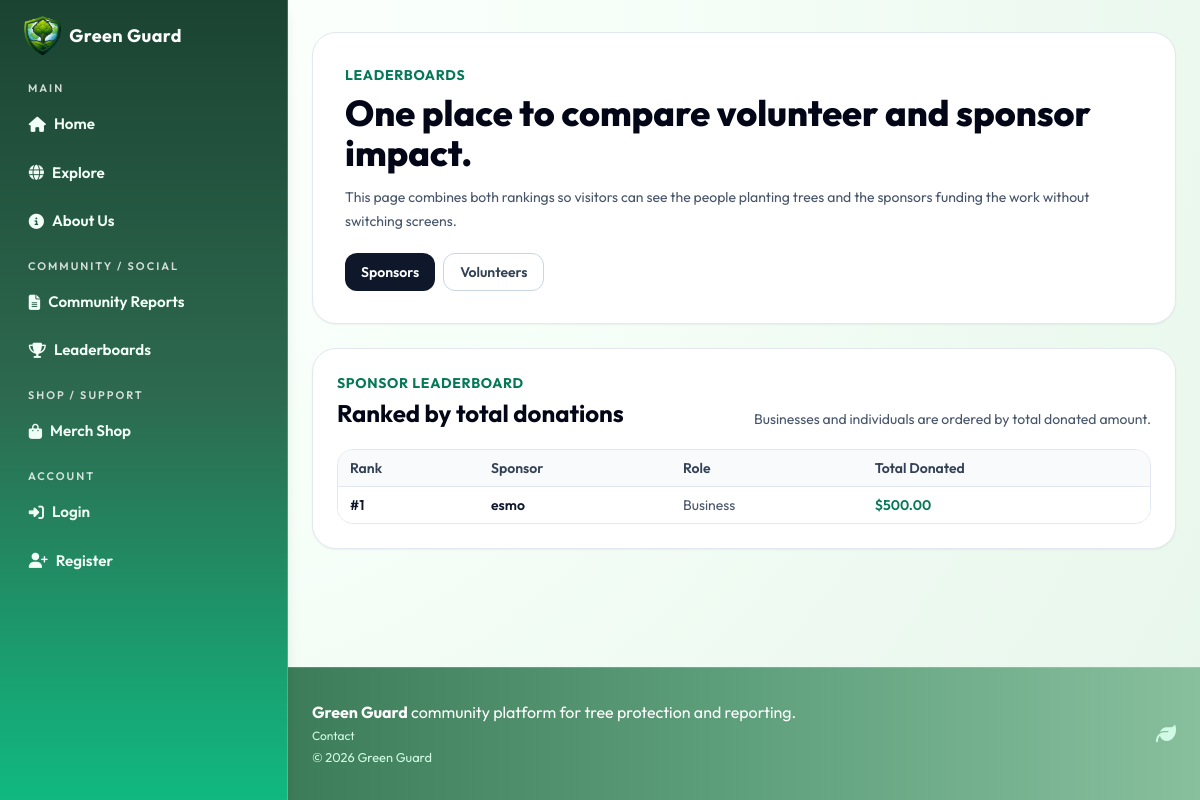
/leaderboard, run on an earlier commit of the app's database.
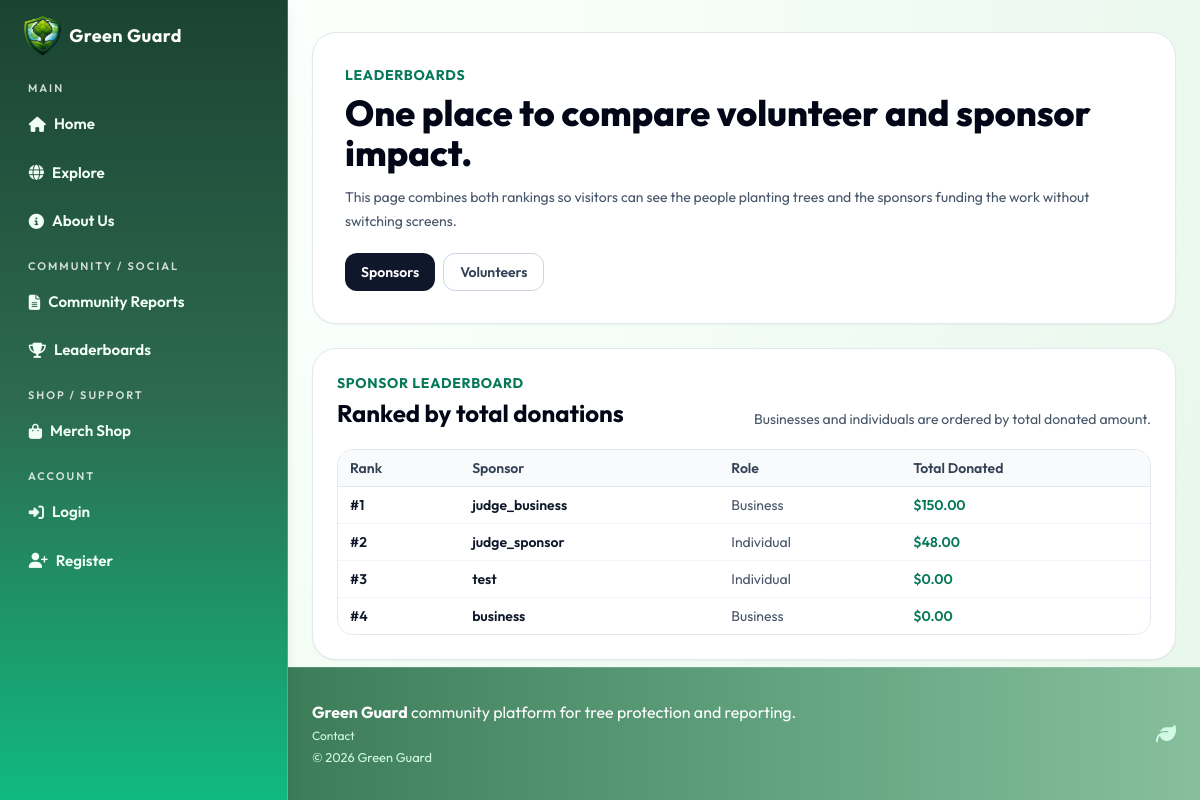
And on a later commit of the database.
### models.py (models this page shows, shortened)
class User(UserMixin, db.Model):
    id = db.Column(db.Integer, primary_key=True)
    username = db.Column(db.String(80), unique=True, nullable=False)
    email = db.Column(db.String(120), unique=True, nullable=False)
    password_hash = db.Column(db.String(255), nullable=False)
    role = db.Column(db.String(30), default="individual", nullable=False)
    is_admin = db.Column(db.Boolean, default=False, nullable=False)
    verification_status = db.Column(
        db.String(20), default="approved", nullable=False
    )
    verified_at = db.Column(db.DateTime)
    verified_by_id = db.Column(db.Integer, db.ForeignKey("user.id"))
    created_at = db.Column(
        db.DateTime, default=datetime.utcnow, nullable=False)
    verified_by = db.relationship(
        "User",
        remote_side=[id],
        foreign_keys=[verified_by_id],
        post_update=True,
    )
    tree_records = db.relationship(
        "TreeRecord", backref="user", lazy=True, cascade="all, delete-orphan"
    )
    cutting_reports = db.relationship(
        "CuttingReport", backref="user", lazy=True, cascade="all, delete-orphan"
    )
    volunteer_signups = db.relationship(
        "VolunteerCampaignSignup", backref="user", lazy=True, cascade="all, delete-orphan"
    )
    support_donations = db.relationship(
        "SupportDonation", backref="user", lazy=True, cascade="all, delete-orphan"
    )
    created_campaigns = db.relationship(
        "Campaign", backref="creator", lazy=True, foreign_keys="Campaign.creator_user_id"
    )
    merch_purchases = db.relationship(
        "MerchPurchase", backref="user", lazy=True, cascade="all, delete-orphan"
    )

### routes/main.py (the view)
@main_bp.route("/leaderboard")
def leaderboard():
    return render_template(
        "shared/leaderboards.html",
        sponsor_leaderboard=_build_sponsor_leaderboard_rows(),
        volunteer_leaderboard=_build_volunteer_leaderboard_rows(),
    )

### routes/main.py (called while the page is built)
def _build_sponsor_leaderboard_rows() -> list[dict]:
    sponsor_users = User.query.filter(
        User.is_admin.is_(False),
        User.role.in_(["business", "individual"]),
    ).all()
    rows = []
    for user in sponsor_users:
        total_amount = sum(
            float(donation.amount)
            for donation in SupportDonation.query.filter_by(user_id=user.id).all()
        )
        rows.append({"user": user, "total_amount": total_amount})
    rows.sort(
        key=lambda item: (
            item["total_amount"],
            item["user"].username.lower(),
        ),
        reverse=True,
    )
    for index, item in enumerate(rows, start=1):
        item["rank"] = index
    return rows

### templates/shared/leaderboards.html (shortened to what this page needs)
{% extends 'base.html' %}
{% block content %}
  <section class="mx-auto mt-8 w-full max-w-6xl px-4 sm:px-6">
    <div class="rounded-3xl border border-slate-200 bg-white p-6 shadow-sm sm:p-8">
      <p class="text-sm font-bold uppercase tracking-wider text-emerald-700">Leaderboards</p>
      <h1 class="mt-2 text-3xl font-extrabold text-slate-950 sm:text-4xl">One place to compare volunteer and sponsor impact.</h1>
      <p class="mt-3 max-w-3xl text-sm leading-6 text-slate-600">This page combines both rankings so visitors can see the people planting trees and the sponsors funding the work without switching screens.</p>
      <div class="mt-5 flex flex-wrap gap-2">
        <button type="button" class="leaderboard-switch rounded-xl bg-slate-900 px-4 py-2 text-sm font-semibold text-white hover:bg-slate-700" data-board-target="sponsors">Sponsors</button>
        <button type="button" class="leaderboard-switch rounded-xl border border-slate-300 px-4 py-2 text-sm font-semibold text-slate-700 hover:bg-slate-100" data-board-target="volunteers">Volunteers</button>
      </div>
    </div>
    <div id="sponsors" class="leaderboard-panel mt-6 rounded-3xl border border-slate-200 bg-white p-6 shadow-sm" data-board-panel="sponsors">
      <div class="flex flex-col gap-2 sm:flex-row sm:items-end sm:justify-between">
        <div>
          <p class="text-sm font-bold uppercase tracking-wider text-emerald-700">Sponsor Leaderboard</p>
          <h2 class="mt-1 text-2xl font-bold text-slate-950">Ranked by total donations</h2>
        </div>
        <p class="text-sm text-slate-600">Businesses and individuals are ordered by total donated amount.</p>
      </div>
      {% if sponsor_leaderboard %}
        <div class="mt-5 overflow-x-auto rounded-2xl border border-slate-200">
          <table class="min-w-full divide-y divide-slate-200 text-sm">
            <thead class="bg-slate-50">
              <tr>
                <th class="px-3 py-2 text-left font-semibold text-slate-700">Rank</th>
                <th class="px-3 py-2 text-left font-semibold text-slate-700">Sponsor</th>
                <th class="px-3 py-2 text-left font-semibold text-slate-700">Role</th>
                <th class="px-3 py-2 text-left font-semibold text-slate-700">Total Donated</th>
              </tr>
            </thead>
            <tbody class="divide-y divide-slate-100 bg-white">
              {% for entry in sponsor_leaderboard %}
                <tr>
                  <td class="px-3 py-2 font-semibold text-slate-900">#{{ entry.rank }}</td>
                  <td class="px-3 py-2 font-semibold text-slate-900">{{ entry.user.username }}</td>
                  <td class="px-3 py-2 text-slate-600">{{ entry.user.role|replace('_', ' ')|title }}</td>
                  <td class="px-3 py-2 font-semibold text-emerald-700">${{ '%.2f'|format(entry.total_amount) }}</td>
                </tr>
              {% endfor %}
            </tbody>
          </table>
        </div>
      {% else %}
        <div class="mt-5 rounded-2xl border border-slate-200 bg-slate-50 p-4 text-sm text-slate-600">No sponsor donations recorded yet.</div>
      {% endif %}
    </div>
  </section>
{% endblock %}

What changed in the data, as far as the page shows it:
no longer on this page (row edited): User: user.username "esmo", user.role "Business"
added User: user.username "judge_business", user.role "Business"
added User: user.username "judge_sponsor", user.role "Individual"
added User: user.username "test", user.role "Individual"
added User: user.username "business", user.role "Business"
Also different on the page:
new list line: "# 1 $ 150.00"
new list line: "# 2 $ 48.00"
new list line: "# 3 $ 0.00"
new list line: "# 4 $ 0.00"
list line gone: "# 1 $ 500.00"
